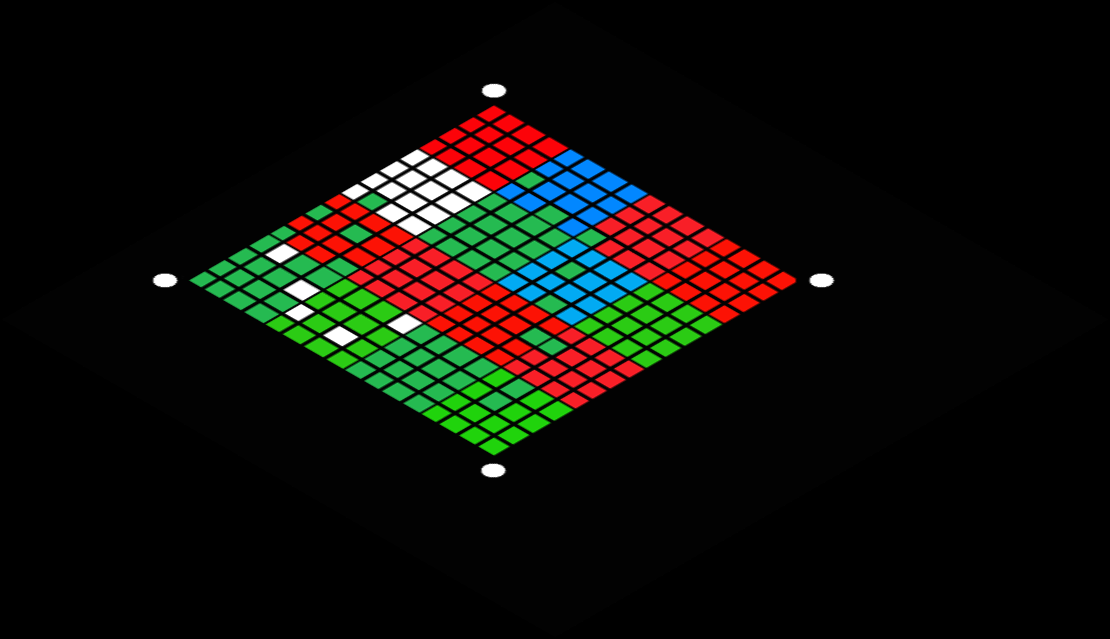
%> input picture test/skewtest_images/Picture1.png, 1110 x 639 px
$ octave --eval "result = DetectCircle(imread('../../test/skewtest_images/Picture1.png'));"   (GNU Octave 9; MATLAB toolbox functions it lacks are replaced by stand-ins)
%> lines starting %> are read from the running program, lines starting %| are printed output that depends on the picture; in (x1, y1, x2, y2) boxes, pixels count from 0 and x2, y2 are one past the last pixel; in counts of white or black regions, pixels touching at a corner belong together; the program's own positions count from 1
### src/decode/threshold/WhiteThreshold.m
function [BW] = WhiteThreshold(RGB)
%createMask  Threshold RGB image using auto-generated code from colorThresholder app.
%  [BW,MASKEDRGBIMAGE] = createMask(RGB) thresholds image RGB using
%  auto-generated code from the colorThresholder App. The colorspace and
%  minimum/maximum values for each channel of the colorspace were set in the
%  App and result in a binary mask BW and a composite image maskedRGBImage,
%  which shows the original RGB image values under the mask BW.

% Auto-generated by colorThresholder app on 23-Jan-2016
%------------------------------------------------------


% Convert RGB image to chosen color space
I = rgb2hsv(RGB);
%> I: size 639x1110x3 double; mean H, S, V 0.0597, 0.112, 0.0998

% Define thresholds for channel 1 based on histogram settings
channel1Min = 0.585;
channel1Max = 0.708;

% Define thresholds for channel 2 based on histogram settings
channel2Min = 0.000;
channel2Max = 0.343;

% Define thresholds for channel 3 based on histogram settings
channel3Min = 0.565;
channel3Max = 1.000;

% Create mask based on chosen histogram thresholds
BW = ( (I(:,:,1) >= channel1Min) | (I(:,:,1) <= channel1Max) ) & ...
    (I(:,:,2) >= channel2Min ) & (I(:,:,2) <= channel2Max) & ...
    (I(:,:,3) >= channel3Min ) & (I(:,:,3) <= channel3Max);
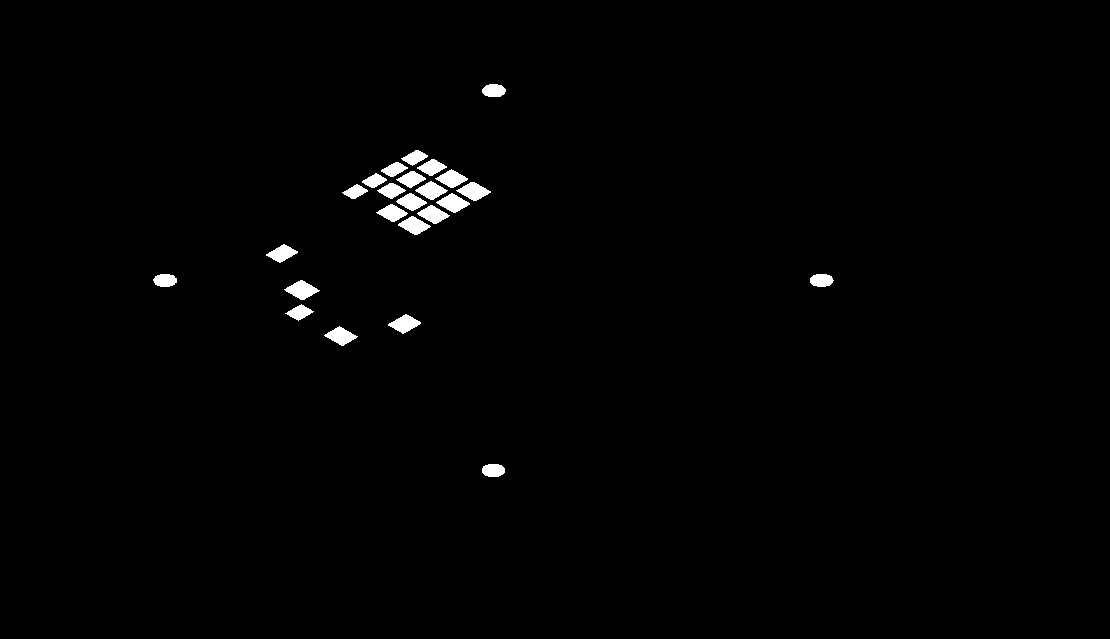
%> BW: size 639x1110 logical; 1% white; 24 white regions, largest, box (x1, y1, x2, y2) and area: (284, 280, 320, 300) 389, (456, 182, 491, 201) 367, (436, 193, 470, 213) 366

### src/decode/DetectCircle.m
function [ cen_cir ] = DetectCircle(RGB)

bw  = WhiteThreshold(RGB);

bw  = medfilt2(bw,[7 7]);
%> bw: size 639x1110 logical; 0.95% white; 24 white regions, largest, box (x1, y1, x2, y2) and area: (286, 281, 317, 300) 369, (459, 182, 489, 201) 356, (438, 194, 468, 212) 356

[B,L] = bwboundaries(bw,'noholes');
%> L: size 639x1110 double; 25 distinct labels, from 0 to 24
%> B = 24 boundaries; largest, box (x1, y1, x2, y2) and points: (286, 281, 317, 300) 64, (438, 194, 468, 212) 64, (459, 182, 489, 201) 64, (326, 327, 355, 345) 62, (390, 315, 419, 333) 62

stats = regionprops(L,'Area','Centroid');
%> stats = 24 regions; largest, Area and Centroid: 369 [302.3 290.7], 356 [453.7 203.6], 356 [474.2 191.9], 338 [405.3 324.5], 333 [341.4 336.6]

threshold = 0.9;
met= zeros(length(B),1);
z=1;
% loop over the boundaries
for k = 1:length(B)

  % obtain (X,Y) boundary coordinates corresponding to label 'k'
  boundary = B{k};

  % compute a simple estimate of the object's perimeter
  delta_sq = diff(boundary).^2;
  perimeter = sum(sqrt(sum(delta_sq,2)));

  % obtain the area calculation corresponding to label 'k'
  area = stats(k).Area;
  if(area > 100)
  % compute the roundness metric
  met(k) = 4*pi*area/perimeter^2;
  end
end
%> this loop made 24 passes
%> (perimeter, area) on passes 1 to 12: (56.63, 235), (69.6, 304), (76.67, 369), (58.53, 231), (73.01, 333), (53.7, 196), (54.28, 201), (68.18, 303), (59.7, 243), (59.11, 217), (73.01, 338), (67.94, 306)
%> after the loop, met = 24 values, max 0.929 at index 23, min 0.778 at index 21, mean 0.83
t   = find(met>0.92);
%> t = [1; 23]

for i= 1:size(t,1)
cen_cir(i,1)=stats(t(i)).Centroid(1);
cen_cir(i,2)=stats(t(i)).Centroid(2);
end
%> this loop made 2 passes
%> after the loop, cen_cir = [165.5 281; 494.5 91.12]

if(cen_cir(1,2)>cen_cir(2,2))
    z=cen_cir(1,2);
%> z = 281
    cen_cir(1,2)=cen_cir(2,2);
    cen_cir(2,2)=z;
end

%> (the run ends here)

$ run again, on test/skewtest_images/Picture3.png
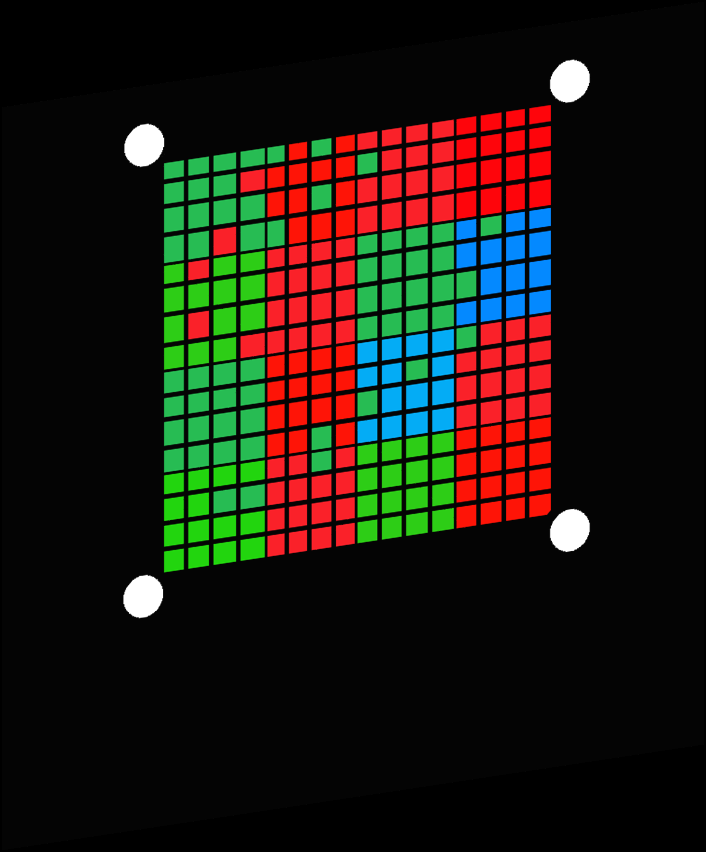
%> input picture test/skewtest_images/Picture3.png, 706 x 852 px
%> I: size 852x706x3 double; mean H, S, V 0.11, 0.186, 0.186
%> in WhiteThreshold, `BW = ( (I(:,:,1) >= channel1Min) | (I(:,:,1) <= channel1Max) ) & (I(:,..`:
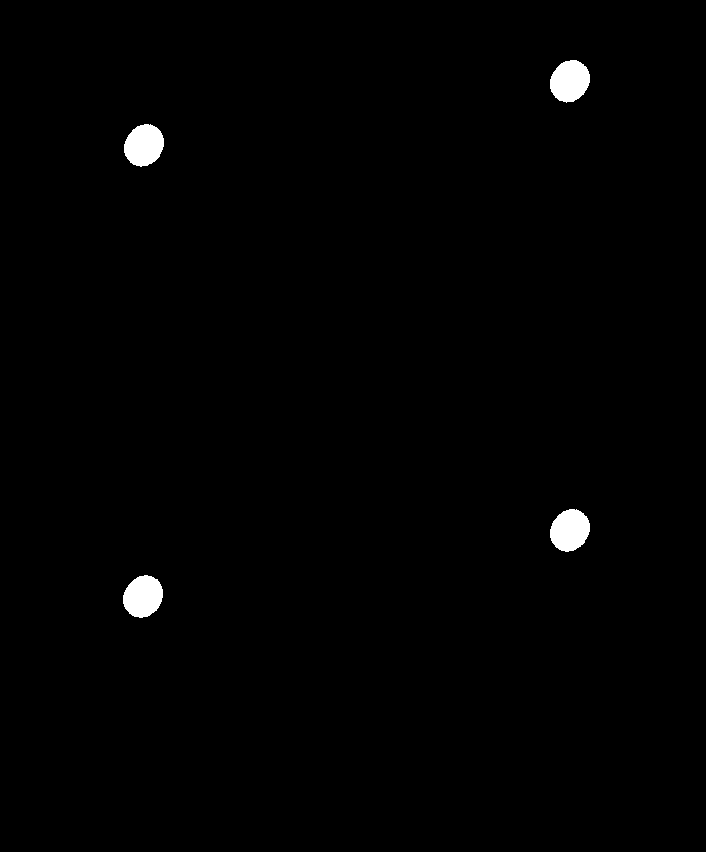
%> BW: size 852x706 logical; 0.87% white; 4 white regions, box (x1, y1, x2, y2) and area: (123, 575, 163, 618) 1306, (550, 509, 590, 552) 1305, (124, 124, 164, 167) 1302, (550, 60, 590, 103) 1301
%> bw: size 852x706 logical; 0.86% white; 4 white regions, box (x1, y1, x2, y2) and area: (123, 575, 163, 618) 1296, (550, 509, 590, 552) 1292, (124, 124, 164, 166) 1289, (550, 60, 590, 102) 1287
%> L: size 852x706 double; 5 distinct labels, from 0 to 4
%> B = 4 boundaries; box (x1, y1, x2, y2) and points: (123, 575, 163, 618) 113, (124, 124, 164, 166) 113, (550, 60, 590, 102) 112, (550, 509, 590, 552) 112
%> stats = 4 regions; Area and Centroid: 1296 [143.7 597.1], 1292 [570.5 530.9], 1289 [144.6 145.9], 1287 [570.4 81.7]
%> the loop in DetectCircle, `for k = 1:length(B)` made 4 passes
%> (perimeter, area) on passes 1 to 4: (132.7, 1296), (131.9, 1289), (131.3, 1287), (132.1, 1292)
%> after the loop in DetectCircle, `for k = 1:length(B)`: met = [0.925; 0.931; 0.938; 0.93]
%> t = [1; 2; 3; 4]
%> the loop in DetectCircle, `for i= 1:size(t,1)` made 4 passes
%> after the loop in DetectCircle, `for i= 1:size(t,1)`: cen_cir = [143.7 597.1; 144.6 145.9; 570.4 81.69; 570.5 530.9]
%> z = 597.1
%> result = [143.7 145.9; 144.6 597.1; 570.4 81.69; 570.5 530.9]
